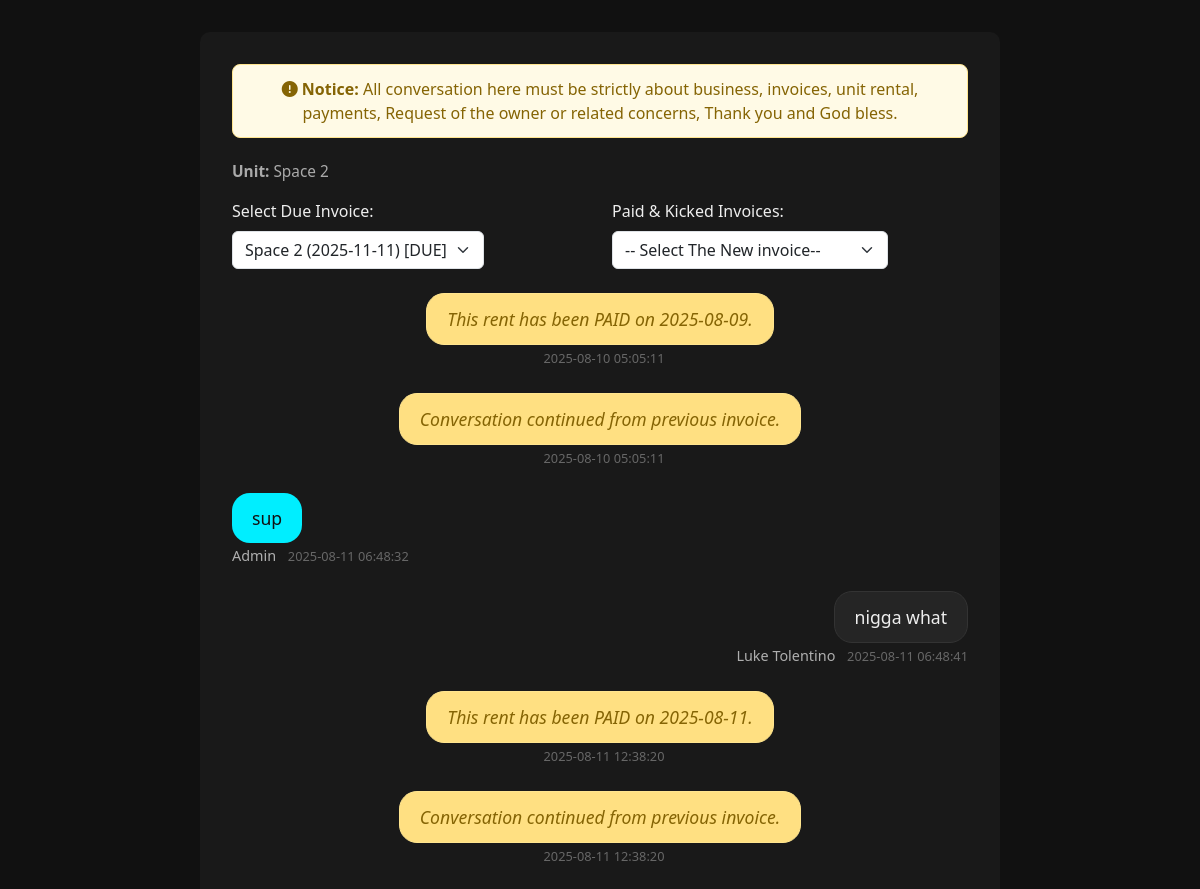
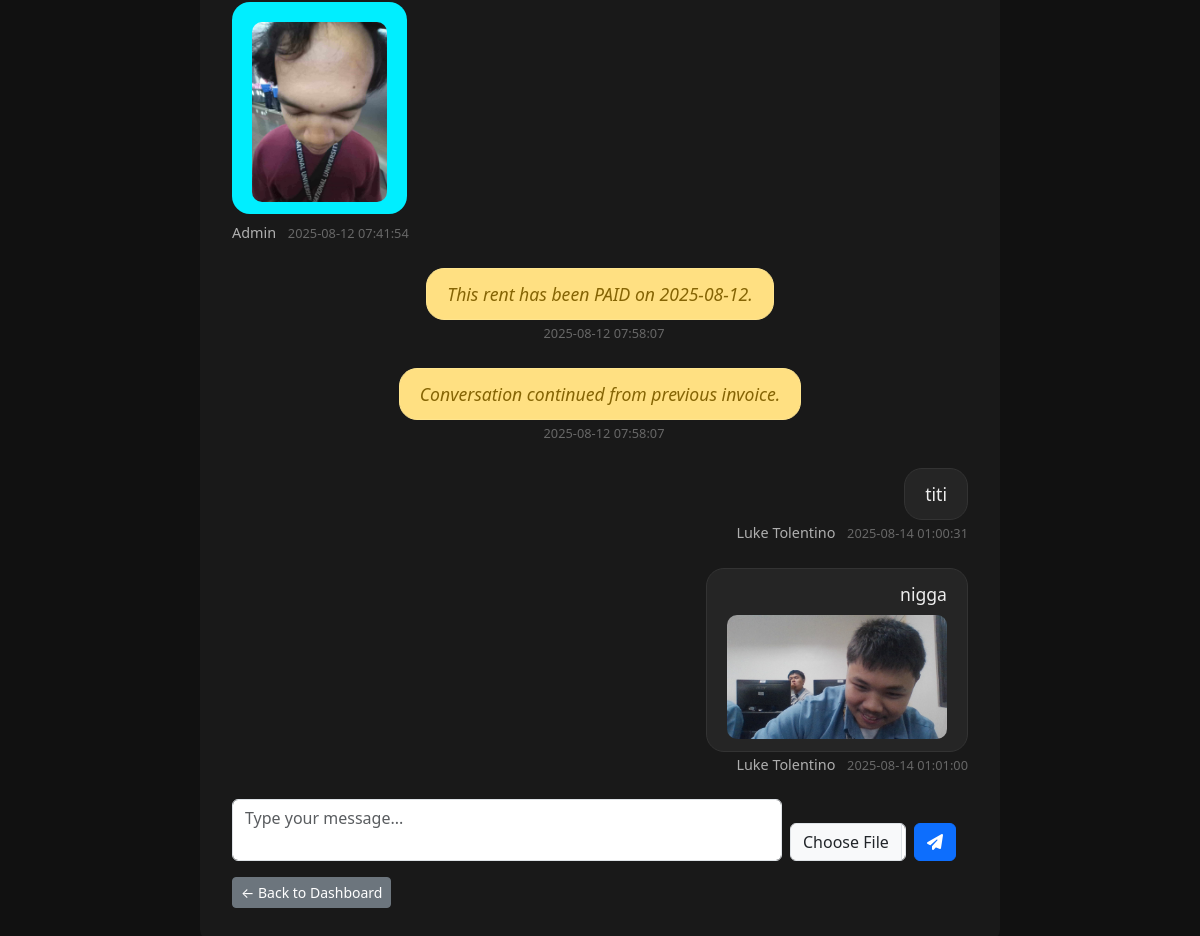
/invoice_history.php (signed in), run on the app's committed database (2 pictures, top to bottom).
### tables this page shows
CREATE TABLE `space` (
  `Space_ID` int(11) NOT NULL,
  `Name` varchar(255) DEFAULT NULL,
  `SpaceType_ID` int(11) DEFAULT NULL,
  `UA_ID` int(11) DEFAULT NULL,
  `Street` varchar(255) DEFAULT NULL,
  `Brgy` varchar(255) DEFAULT NULL,
  `City` varchar(255) DEFAULT NULL,
  `Photo` varchar(255) DEFAULT NULL,
  `Price` decimal(10,2) DEFAULT NULL,
  `Flow_Status` varchar(10) NOT NULL DEFAULT 'new'
);

CREATE TABLE `invoice_chat` (
  `Chat_ID` int(11) NOT NULL,
  `Invoice_ID` int(11) NOT NULL,
  `Sender_Type` enum('admin','client','system') NOT NULL,
  `Sender_ID` int(11) DEFAULT NULL,
  `Message` text DEFAULT NULL,
  `Image_Path` varchar(255) DEFAULT NULL,
  `Created_At` datetime DEFAULT current_timestamp()
);

### database/database.php (called while the page is built, shortened)
<?php
class Database {
    private $host = "localhost";
    private $dbname = "asrp";
    private $user = "root";
    private $pass = "";
    private $pdo;
    public function __construct() {
        $dsn = "mysql:host={$this->host};dbname={$this->dbname};charset=utf8mb4";
        $options = [
            PDO::ATTR_ERRMODE            => PDO::ERRMODE_EXCEPTION,
            PDO::ATTR_DEFAULT_FETCH_MODE => PDO::FETCH_ASSOC,
            PDO::ATTR_EMULATE_PREPARES   => false,
        ];
        try {
            $this->pdo = new PDO($dsn, $this->user, $this->pass, $options);
        } catch (PDOException $e) {
            die("Database connection failed: " . $e->getMessage());
        }
    }
    protected function runQuery($sql, $params = [], $fetchAll = false) {
        try {
            $stmt = $this->pdo->prepare($sql);
            $stmt->execute($params);
            return $fetchAll ? $stmt->fetchAll() : $stmt->fetch();
        } catch (PDOException $e) { return false; }
    }
public function getInvoiceChatMessagesForClient($invoice_id) {
    $sql = "SELECT ic.*,
               CASE
                   WHEN ic.Sender_Type='admin' THEN 'Admin'
                   WHEN ic.Sender_Type='system' THEN 'System'
                   ELSE CONCAT(c.Client_fn, ' ', c.Client_ln)
               END AS SenderName
        FROM invoice_chat ic
        LEFT JOIN invoice i ON ic.Invoice_ID = i.Invoice_ID
        LEFT JOIN client c ON i.Client_ID = c.Client_ID
        WHERE ic.Invoice_ID = ?
        ORDER BY ic.Created_At ASC";
    return $this->runQuery($sql, [$invoice_id], true);
}
    public function getClientInvoiceHistory($client_id) {
        $sql = "SELECT i.Invoice_ID, i.InvoiceDate, i.InvoiceTotal, i.Status, s.Name AS SpaceName, s.Space_ID
                FROM invoice i
                LEFT JOIN space s ON i.Space_ID = s.Space_ID
                WHERE i.Client_ID = ?
                ORDER BY i.InvoiceDate DESC";
        return $this->runQuery($sql, [$client_id], true);
    }
}
?>

### invoice_history.php (the view, shortened to what this page needs)
<?php
require 'database/database.php';
$db = new Database();
$client_id = $_SESSION['client_id'];
$invoices = $db->getClientInvoiceHistory($client_id);
$due_invoices = [];
$paid_invoices = [];
$kicked_invoices = [];
foreach ($invoices as $inv) {
    $status = strtolower($inv['Status']);
    if ($status === 'paid') {
        $paid_invoices[] = $inv;
    } elseif ($status === 'kicked') {
        $kicked_invoices[] = $inv;
    } else {
        $due_invoices[] = $inv;
    }
}
$selected_invoice_id = isset($_GET['invoice_id']) ? intval($_GET['invoice_id']) : (isset($_POST['invoice_id']) ? intval($_POST['invoice_id']) : 0);
if (!$selected_invoice_id && count($due_invoices)) {
    $selected_invoice_id = $due_invoices[0]['Invoice_ID'];
} elseif (!$selected_invoice_id && count($paid_invoices)) {
    $selected_invoice_id = $paid_invoices[0]['Invoice_ID'];
} elseif (!$selected_invoice_id && count($kicked_invoices)) {
    $selected_invoice_id = $kicked_invoices[0]['Invoice_ID'];
}
$invoice = null;
foreach ($invoices as $inv) {
    if ($inv['Invoice_ID'] == $selected_invoice_id) {
        $invoice = $inv;
        break;
    }
}
$chat_messages = [];
if ($selected_invoice_id) {
    $chat_messages = $db->getInvoiceChatMessagesForClient($selected_invoice_id);
}
$is_paid = (strtolower($invoice['Status'] ?? '') === 'paid');
$is_kicked = (strtolower($invoice['Status'] ?? '') === 'kicked');
?>
<!DOCTYPE html>
<html lang="en">
<head>
    <link href="https://cdn.jsdelivr.net/npm/bootstrap@5.3.6/dist/css/bootstrap.min.css" rel="stylesheet">
    <link href="https://cdnjs.cloudflare.com/ajax/libs/font-awesome/6.4.2/css/all.min.css" rel="stylesheet">
</head>
<body>
<div class="container">
    <div class="chat-container">
        <div class="chat-warning">
            <i class="fa fa-exclamation-circle"></i>
            <b>Notice:</b> All conversation here must be strictly about business, invoices, unit rental, payments, Request of the owner or related concerns, Thank you and God bless.
        </div>
        <div class="chat-meta mb-3">
            <b>Unit:</b> <?= htmlspecialchars($invoice['SpaceName'] ?? '') ?>
        </div>
        <div class="row mb-4 flex-wrap-mobile">
            <div class="col-md-6 mb-2 mb-md-0">
                <form method="get">
                    <label for="invoice_id" class="form-label">Select Due Invoice:</label>
                    <select name="invoice_id" id="invoice_id" class="form-select w-auto d-inline-block" onchange="this.form.submit()">
                        <?php foreach ($due_invoices as $inv): ?>
                            <option value="<?= $inv['Invoice_ID'] ?>"
                                <?= $inv['Invoice_ID'] == ($selected_invoice_id ?? 0) ? 'selected' : '' ?>>
                                <?= htmlspecialchars($inv['SpaceName']) ?> (<?= htmlspecialchars($inv['InvoiceDate']) ?>)
                            </option>
                        <?php endforeach; ?>
                    </select>
                </form>
            </div>
            <div class="col-md-6">
                <form method="get">
                    <label for="other_invoice_id" class="form-label">Paid &amp; Kicked Invoices:</label>
                    <select name="invoice_id" id="other_invoice_id" class="form-select w-auto d-inline-block" onchange="this.form.submit()">
                        <option value="">-- Select The New invoice--</option>
                    </select>
                </form>
            </div>
        </div>
        <div>
            <?php foreach ($chat_messages as $msg):
                $is_client = $msg['Sender_Type'] === 'client';
                $is_admin = $msg['Sender_Type'] === 'admin';
                $is_system = $msg['Sender_Type'] === 'system';
            ?>
                <div class="chat-msg <?= $is_client ? 'client' : ($is_admin ? 'admin' : 'system') ?>">
                    <div class="msg-bubble">
                        <?= nl2br(htmlspecialchars($msg['Message'])) ?>
                        <?php if (!empty($msg['Image_Path'])): ?>
                            <img src="<?= htmlspecialchars($msg['Image_Path']) ?>" class="chat-image mt-2" alt="chat photo">
                        <?php endif; ?>
                    </div>
                    <?php if(!$is_system): ?>
                        <div class="sender"><?= htmlspecialchars($msg['SenderName'] ?? '') ?> <span class="msg-date"><?= htmlspecialchars($msg['Created_At'] ?? '') ?></span></div>
                    <?php else: ?>
                        <div class="sender"><span class="msg-date"><?= htmlspecialchars($msg['Created_At'] ?? '') ?></span></div>
                    <?php endif; ?>
                </div>
            <?php endforeach; ?>
        </div>
        <?php if (!$is_paid && !$is_kicked): ?>
        <form method="post" enctype="multipart/form-data" class="chat-form mt-4">
            <div class="row g-2 align-items-end">
                <div class="col-9">
                    <textarea name="message_text" class="form-control" rows="2" placeholder="Type your message..." required></textarea>
                </div>
                <div class="col-2">
                    <input type="file" name="image_file" accept="image/*" class="form-control">
                </div>
                <div class="col-1">
                    <button type="submit" name="send_message" class="btn btn-primary"><i class="fas fa-paper-plane"></i></button>
                </div>
            </div>
        </form>
        <?php endif; ?>
        <div class="mt-3">
            <a href="dashboard.php" class="btn btn-secondary btn-sm">&larr; Back to Dashboard</a>
        </div>
    </div>
</div>
</body>
</html>

### invoice_history.php (style rules this page uses)
body { background: #111; color: #eee; }
.chat-container { background: #191919; border-radius: 10px; max-width: 800px; margin: 32px auto; padding: 32px; }
.chat-warning { background: #fffae6; color: #856404; border: 1px solid #ffe58f; border-radius: 8px; padding: 12px 18px; text-align: center; margin-bottom: 22px; font-size: 1rem; }
.chat-msg { margin-bottom: 24px; }
.chat-msg.client { text-align: right; }
.chat-msg.admin { text-align: left; }
.chat-msg.system { text-align: center; }
.chat-msg .msg-bubble { display: inline-block; padding: 12px 20px; border-radius: 18px; max-width: 70%; font-size: 1.1rem; }
.chat-msg.admin .msg-bubble { background: #0ef; color: #111; }
.chat-msg.client .msg-bubble { background: #252525; color: #eee; border: 1px solid #333; }
.chat-msg.system .msg-bubble { background: #ffe082; color: #856404; font-style: italic; border: 1px solid #ffe58f; }
.chat-msg .sender { font-size: 0.9rem; opacity: 0.7; margin-top: 2px; }
.chat-msg .chat-image { max-width: 220px; max-height: 180px; border-radius: 10px; margin-top: 10px; display: block; margin-left: auto; margin-right: auto; }
.chat-meta { font-size: 0.96rem; color: #aaa; margin-bottom: 14px; }
.msg-date { font-size: 0.8rem; color: #888; margin-left: 8px; }
.chat-form textarea { resize: none; }

### data on the page
space: Name "Space 2"
invoice_chat: Message "This rent has been PAID on 2025-08-09.", Created_At "2025-08-10 05:05:11"
invoice_chat: Message "Conversation continued from previous invoice.", Created_At "2025-08-10 05:05:11"
invoice_chat: Message "sup", SenderName "Admin", Created_At "2025-08-11 06:48:32"
invoice_chat: Message "nigga what", SenderName "Luke Tolentino", Created_At "2025-08-11 06:48:41"
invoice_chat: Message "This rent has been PAID on 2025-08-11.", Created_At "2025-08-11 12:38:20"
invoice_chat: Message "Conversation continued from previous invoice.", Created_At "2025-08-11 12:38:20"
invoice_chat: Image_Path (picture), SenderName "Admin", Created_At "2025-08-12 07:41:54"
invoice_chat: Message "This rent has been PAID on 2025-08-12.", Created_At "2025-08-12 07:58:07"
invoice_chat: Message "Conversation continued from previous invoice.", Created_At "2025-08-12 07:58:07"
invoice_chat: Message "titi", SenderName "Luke Tolentino", Created_At "2025-08-14 01:00:31"
invoice_chat: Message "nigga", Image_Path (picture), SenderName "Luke Tolentino", Created_At "2025-08-14 01:01:00"

### other printed values
form field invoice_id "Space 2 (2025-11-11) [DUE]"
